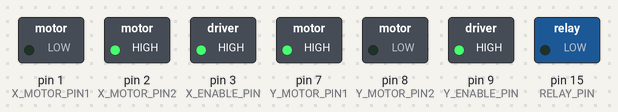
Bench run of a sketch on a simulated Arduino Uno, built with avr-gcc and run on an emulated ATmega328P. Parts: switched loads named in the sketch (green lamp = pin HIGH).

Above: at 0.5 s.
At 1.05 s:
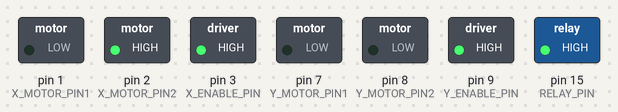
Timing chart, 0 to 5.9 s (numbered marks = the images above):
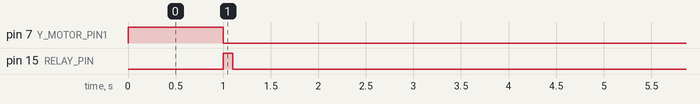

Measured:
- by itself, pin 7 (Y_MOTOR_PIN1): LOW → HIGH at 0.00 s, → LOW 1.0 s later
- by itself, pin 15 (RELAY_PIN): alternates HIGH for 0.10 s and LOW for 5.0 s

The sketch:

Surge_Stitch.ino
```cpp
// Define motor pins for the DC motor (X-axis)
#define X_MOTOR_PIN1 1                                   //  --------- change prob
#define X_MOTOR_PIN2 2                              //--------- change prob
#define X_ENABLE_PIN 3                             // --------- change prob

// Define motor pins for the DC GEAR motor (y-axis)
#define Y_MOTOR_PIN1 7                                   //  --------- change prob
#define Y_MOTOR_PIN2 8                              //--------- change prob
#define Y_ENABLE_PIN 9                             // --------- change prob

// Define solenoid control pin
#define RELAY_PIN 15             //pin B5                         --------- change prob

int currentX = 100;  // Current position of the stepper motor in steps //we start here, because stepper motor will bring the track set towards it sicne it does nto the have the ability to push it, it will jsut pull it fro mbehind
int currentY = 0;  // Current position of the DC motor

const int motorSpeed1 = 100;  // Speed of the DC GEAR motor (units per second)     //tr 10 RPM                  --------- change prob
const int motorSpeed2 = 100;  // Speed of the DC motor (units per second)     //tr 350, 178, adn 140000 RPM                  --------- change prob

void setup() {
  // Setup the DC motor
  pinMode(X_MOTOR_PIN1, OUTPUT);
  pinMode(X_MOTOR_PIN2, OUTPUT);
  pinMode(X_ENABLE_PIN, OUTPUT);
  digitalWrite(X_ENABLE_PIN, HIGH); // Enable the DC motor driver

  // Setup the DC GEAR motor
  pinMode(Y_MOTOR_PIN1, OUTPUT);
  pinMode(Y_MOTOR_PIN2, OUTPUT);
  pinMode(Y_ENABLE_PIN, OUTPUT);
  digitalWrite(Y_ENABLE_PIN, HIGH); // Enable the DC motor driver
  moveToPosition(currentX, currentY);

  // Setup relay control pin
  pinMode(RELAY_PIN, OUTPUT);
  digitalWrite(RELAY_PIN, LOW); // Ensure relay is initially off
}

void loop() {
  // Example coordinates to move to (x, y)
  int targetX = 50;  // Example x-coordinate
  int targetY = 150;  // Example y-coordinate

  moveToPosition(targetX, targetY);

  // Update current positions after movement
  currentX = targetX;
  currentY = targetY;

  // Operate solenoid for one push set
  operateSolenoid();

  // Add a delay or other logic as needed
  delay(5000);                                             //--------- change prob
}

// Function to operate the solenoid for one push set
void operateSolenoid() {
  digitalWrite(RELAY_PIN, HIGH);  // Activate relay (solenoid extends)
  //Somehow dispense string, cut it (only on the closing part string), and glue it using solidifying liquid
  delay(100);  // Adjust delay for solenoid operation time (extend)                 --------- change prob
  digitalWrite(RELAY_PIN, LOW);   // Deactivate relay (solenoid retracts)
}

// Function to move stepper and DC motor to specified (x, y) coordinates
void moveToPosition(int x, int y) {
  // Move DC motor (x-axis) to position x
  int deltaX = x - currentX;
  int duration = abs(deltaX) / motorSpeed1 * 1000;  // Convert to milliseconds

  // Example: move motor in the correct direction
  if (deltaX > 0) {
    digitalWrite(X_MOTOR_PIN1, HIGH);
    digitalWrite(X_MOTOR_PIN2, LOW);
  } else {
    digitalWrite(X_MOTOR_PIN1, LOW);
    digitalWrite(X_MOTOR_PIN2, HIGH);
  }

  delay(duration);  // Move for the calculated duration

  // Stop the DC motor
  digitalWrite(Y_MOTOR_PIN1, LOW);
  digitalWrite(Y_MOTOR_PIN2, LOW);

  // Move DC motor (y-axis) to position y
  int deltaY = y - currentY;
  duration = abs(deltaY) / motorSpeed2 * 1000;  // Convert to milliseconds

  // Example: move motor in the correct direction
  if (deltaY > 0) {
    digitalWrite(Y_MOTOR_PIN1, HIGH);
    digitalWrite(Y_MOTOR_PIN2, LOW);
  } else {
    digitalWrite(Y_MOTOR_PIN1, LOW);
    digitalWrite(Y_MOTOR_PIN2, HIGH);
  }

  delay(duration);  // Move for the calculated duration

  // Stop the DC motor
  digitalWrite(Y_MOTOR_PIN1, LOW);
  digitalWrite(Y_MOTOR_PIN2, LOW);
}
```

Surge_Stitch_2.ino
```cpp
#include<avr/io.h>          //Header file for AVR microcontroller
#include<util/delay.h>      //Header file for delay
#define setbit(x,y)(x|=y)   //Define macro to make bit/bits high
#define clearbit(x,y)(x&=~y)  // Define macro to make bit/bits low
#define bitn(p)(0x01 <<(p))   // Define macro for bit position
#define checkbit(x,y)((x)&(y))   //Define macro to checking the bit of register
#include <LCD.h>                  //include LCD library

int main(void)
{
  DDRB=0xF0;
  DDRD=0xF0;
  int currentX = 255;         // Current position of the GEAR motor in mm (the stage is all the way to the right)
  int currentY = 0;          // Current position of the DC motor in mm (this motor is at the bottom of its axis) (170 mm is full upwards)
  int motorSpeed1 = 10;     // Speed of the DC GEAR motor (units per second)     //tr 10, 350, 178, adn 140000 RPM                  --------- change prob
  int motorSpeed2 = 100;     // Speed of the DC motor (units per second)     //tr 350, 178, adn 140000 RPM                  --------- change prob
  int deltaX, deltaY, duration = 0;
  while(1)
    {
      int targetX = 0;    //full left
      int targetY = 170;  //full up

      deltaX = currentX - targetX;   //We will normally go from right to left (essentially pulling the stage towards motor)
      duration = abs(deltaX) / motorSpeed1 * 1000;  // Convert to milliseconds
      if (deltaX > 0)
      {
        PORTD = 0x40;        //PD7 is LOW. PD6 is HIGH. Anticlockwise. Leftward X-movement
      }
      else
      {
        PORTD = 0x80;       //PD7 is HIGH. PD6 is LOW. Clockwise. Rightward X-movement
      }
      _delay_ms(duration);  // Move for the calculated duration
      // Stop the DC GEAR motor
      PORTD = 0x00;     //PD7,6 are LOW. Stop motors, hopefully no inertia.

      deltaY = currentY - targetY;   //We will go up and down depending on the borders of the wound
      duration = abs(deltaY) / motorSpeed2 * 1000;  // Convert to milliseconds
      if (deltaY < 0)
      {
        PORTB = 0x40;        //PB7 is LOW. PB6 is HIGH. Anticlockwise. Downward Y-movement
      }
      else
      {
        PORTB = 0x80;       //PB7 is HIGH. PB6 is LOW. Clockwise. Upward Y-movement
      }
      _delay_ms(duration);  // Move for the calculated duration
      // Stop the DC motor
      PORTB = 0x00;     //PB7,6 are LOW. Stop motors, hopefully no inertia.

      //Relay control for solenoid
      PORTB = 0x20;        //PB5(relay) is HIGH meaning Solenoid Extends
      _delay_ms(100);                                                           //------change prob
      PORTB = 0x00;        //PB5(relay) is LOW meaning Solenoid Retracts
    }
}
```
